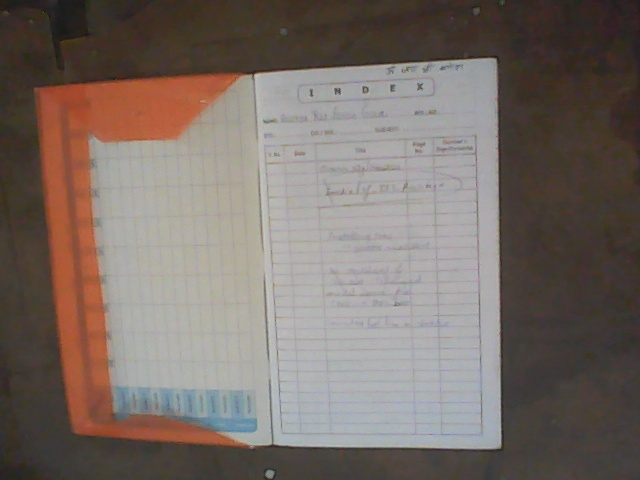
#> input picture img10.jpg, 640 x 480 px, given in place of the camera
$ python main.py
#> lines starting #> are read from the running program, lines starting #| are printed output that depends on the picture; after the words box and inside, x2 and y2 are one past the last pixel; in counts of white or black regions, pixels touching at a corner belong together
#> further down, frame is the input picture: shape (480, 640, 3); mean B, G, R 102.7, 109.2, 120.2
import cv2
from matplotlib import pyplot as plt
import serial
import time
from PIL import Image
import numpy as np

arduino = serial.Serial(port='COM3', baudrate=115200, timeout=.1)

def write2serial(x):
    arduino.write(bytes(x, 'utf-8'))
    time.sleep(0.05)

def readSerial():
    data = arduino.readline()
    return data

def reorder(myPoints):
    myPoints = myPoints.reshape((4,2))
    myPointsNew = np.zeros((4,1,2), dtype = np.int32)
    add = myPoints.sum(1)

    myPointsNew[0] = myPoints[np.argmin(add)]
    myPointsNew[3] = myPoints[np.argmax(add)]
    diff = np.diff(myPoints, axis = 1)
    myPointsNew[1] = myPoints[np.argmin(diff)]
    myPointsNew[2] = myPoints[np.argmax(diff)]

    return myPointsNew

def bubbleSort(arr):

    if arr[0][1] > arr[1][1]:
        arr[0], arr[1] = arr[1], arr[0]
    if arr[1][1] > arr[2][1]:
        arr[1], arr[2] = arr[2], arr[1]
    if arr[2][1] > arr[3][1]:
        arr[2], arr[3] = arr[3], arr[2]

    if arr[0][1] > arr[1][1]:
        arr[0], arr[1] = arr[1], arr[0]
    if arr[1][1] > arr[2][1]:
        arr[1], arr[2] = arr[2], arr[1]

    if arr[0][1] > arr[1][1]:
        arr[0], arr[1] = arr[1], arr[0]

imagelist = []
im = 0

coordinates = -1

def findPage(img):

    global im
    r,c,p = img.shape
#> r = 480; c = 640; p = 3

    #cv2.imshow('image', img)

    #gray = cv2.cvtColor(img,cv2.COLOR_BGR2GRAY)
    #blur = cv2.GaussianBlur(gray,(5,5),0)

    edges = cv2.Canny(img,90,180)          #parameters
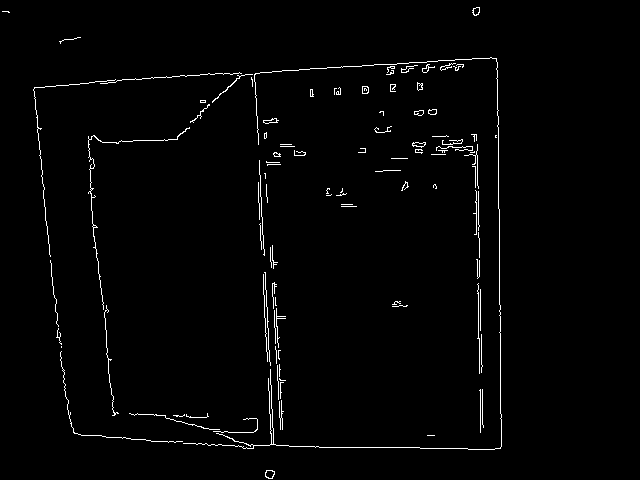
#> edges: shape (480, 640); 1.6% white in thin lines or dots, all inside (x1, y1, x2, y2) = (2, 7, 502, 479)

    edges_dil = cv2.dilate(edges,(4,4), iterations=2)
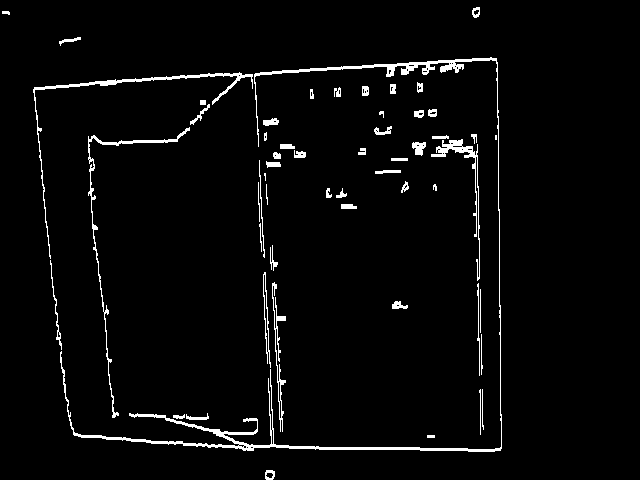
#> edges_dil: shape (480, 640); 3.2% white; 55 white regions (2 under 20 px)

    # [5 lines of commented-out code are left out]

    contours,hi = cv2.findContours(edges_dil,cv2.RETR_LIST,cv2.CHAIN_APPROX_SIMPLE) # see the last argument
#> contours = 104 contours, 60 with area under 20; largest, box (x1, y1, x2, y2) and area: (60, 57, 502, 452) 2251, (33, 72, 253, 259) 624, (88, 127, 190, 418) 420, (431, 139, 480, 281) 375, (272, 282, 286, 432) 198; hi = 104 rows, first 6: [1, -1, -1, -1], [2, 0, -1, -1], [3, 1, -1, -1], [4, 2, -1, -1], [5, 3, -1, -1], [6, 4, -1, -1]

    mx = 0
    X,Y,W,H = 0,0,0,0

    for contour in contours:

        x,y,w,h = cv2.boundingRect(contour)

        if(w*h > mx):

            epsilon = 0.1*cv2.arcLength(contour,True)
            coordinates = cv2.approxPolyDP(contour,epsilon,True)

            if(len(coordinates)!=4):
                continue

            mx = w*h
            X,Y,W,H = x,y,w,h
#> this loop made 104 passes
#> (x, y, w, h, epsilon, coordinates, mx, X) on passes 1, 2, 66, 90: (265, 472, 9, 7, 2.27, [[265, 475], [267, 472], [273, 474], [271, 478]], 63, 265), (265, 470, 10, 10, 3.31, [[266, 470], [265, 478], [272, 479], [274, 471]], 100, 265), (88, 127, 102, 291, 91.47, [[189, 127], [88, 136], [112, 417], [88, 142]], 29682, 88), (33, 72, 220, 187, 93.59, [[252, 74], [34, 87], [50, 258], [35, 89]], 41140, 33)
#> (x, y, w, h, epsilon, coordinates) on passes 10, 18, 20, 21, 22, 23: (186, 413, 23, 7, 5.93, [[208, 416], [186, 414]]), (392, 301, 16, 8, 4.41, [[392, 304], [407, 307], [400, 301]]), (477, 283, 3, 93, 18.79, [[478, 283], [479, 375]]), (272, 282, 14, 150, 55.7, [[274, 282], [282, 431]]), (263, 274, 6, 79, 16.1, [[264, 274], [267, 352]]), (263, 272, 8, 96, 22.12, [[264, 272], [270, 367]])
#> after the loop, H = 187; W = 220; X = 33; Y = 72; epsilon = 329.8; mx = 41140

    '''corners = coordinates.reshape((4,2))

    print(corners)
    print(len(corners))

    bubbleSort(corners)

    if(corners[1][0] < corners[0][0]):
        corners[0], corners[1] = corners[1], corners[0]

    if(corners[3][0] < corners[2][0]):
        corners[2], corners[3] = corners[3], corners[2]

    print("after sorting")

    print(corners)'''

    if mx==0 or len(coordinates)!=4:
        print("unable to generate result for img")
        return -1

    #print(coordinates.shape)

    coordinates = reorder(coordinates)

    pts1 = np.float32(coordinates)
    pts2 = np.float32([[0, 0], [c, 0], [0, r], [c, r]])
    matrix = cv2.getPerspectiveTransform(pts1, pts2)
    imgWarp = cv2.warpPerspective(img, matrix, (c, r))

    #out = img[Y+2:Y+H-2, X+2:X+W-2]
    out = imgWarp
    #res = cv2.rectangle(img,(X,Y),(X+W,Y+H),(0,255,0),1)

    cv2.imshow('res', imgWarp)

    s = '_result_'  + '.jpg'
    cv2.imwrite(s, out)
    im = Image.open(s)
    im = im.convert('RGB')
    imagelist.append(im)

    return 0


if __name__=='__main__':

    cap = cv2.VideoCapture(0)

    while cap.isOpened():

        print("new Frame")

        ret,frame = cap.read()

        cv2.imshow('frame', frame)

        var = findPage(frame)
#> var = -1

        if cv2.waitKey(30) & 0xFF == 27:
#> (key Esc is pressed here)
            break

        if var==-1:
            continue

        x="1"

        write2serial(x)

        print(readSerial)

        time.sleep(35)  # itne time me flipping ho jani chahihye

#> (the run stopped early here; a loop or call above may not have finished)

$ run again, on img11.jpg
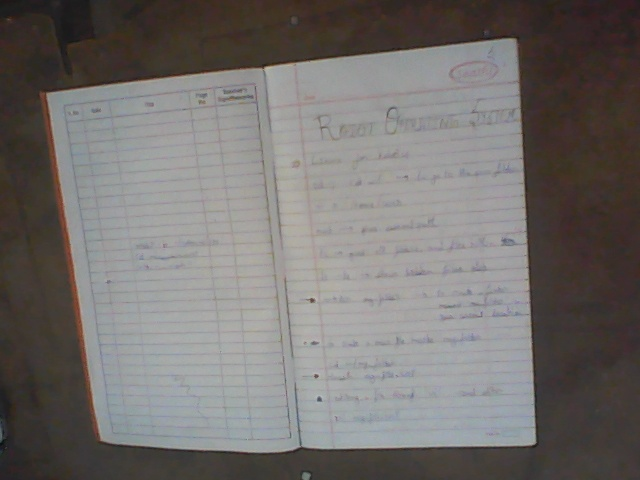
#> input picture img11.jpg, 640 x 480 px, given in place of the camera
#> frame is the input picture: shape (480, 640, 3); mean B, G, R 109.2, 111.5, 115.3
#> in findPage, `edges = cv2.Canny(img,90,180)`:
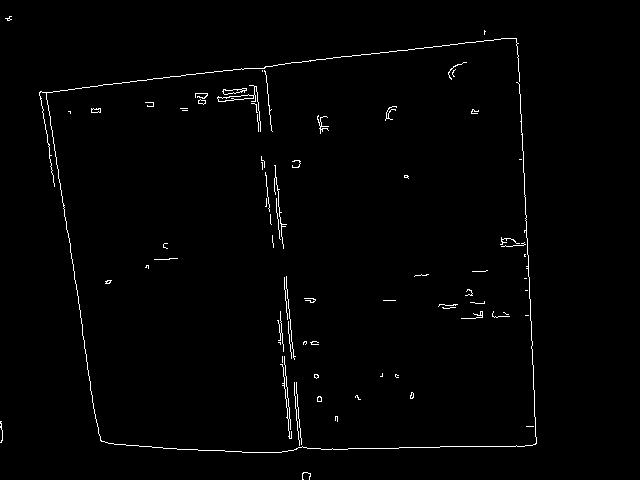
#> edges: shape (480, 640); 1.2% white in thin lines or dots, all inside (x1, y1, x2, y2) = (0, 16, 537, 480)
#> edges_dil: shape (480, 640); 2.4% white; 53 white regions (11 under 20 px)
#> contours = 107 contours, 59 with area under 20; largest, box (x1, y1, x2, y2) and area: (39, 38, 537, 455) 176202, (46, 40, 537, 453) 173968, (217, 85, 261, 134) 480, (280, 356, 292, 441) 188, (500, 237, 526, 249) 167; hi = 107 rows, first 6: [1, -1, -1, -1], [2, 0, -1, -1], [3, 1, -1, -1], [4, 2, -1, -1], [5, 3, -1, -1], [6, 4, -1, -1]
#> the loop in findPage, `for contour in contours: ` made 107 passes
#> (x, y, w, h, epsilon, coordinates, mx, X) on passes 4, 13, 26, 44, 104: (526, 426, 8, 3, 1.8, [[526, 426], [526, 428], [533, 428], [533, 426]], 24, 526), (317, 396, 5, 8, 2.08, [[318, 396], [317, 403], [321, 403], [321, 397]], 40, 317), (310, 341, 9, 6, 2.42, [[310, 342], [311, 346], [318, 346], [318, 342]], 54, 310), (465, 289, 8, 9, 4.1, [[467, 289], [471, 294], [465, 297], [472, 297]], 72, 465), (46, 40, 491, 413, 203.6, [[516, 41], [534, 444], [100, 439], [47, 94]], 202783, 46)
#> after the loop in findPage, `for contour in contours:`: H = 417; W = 498; X = 39; Y = 38; epsilon = 195; mx = 207666
#> myPoints = [[516, 38], [40, 91], [100, 442], [535, 446]]
#> add = [554, 131, 542, 981]
#> diff = [-478, 51, 342, -89]
#> in findPage, `coordinates = reorder(coordinates)`: coordinates = [[40, 91], [516, 38], [100, 442], [535, 446]]
#> matrix = [[1.51, -0.258, -36.94], [0.134, 1.2, -114.6], [0.000304, -0.000308, 1]]
#> in findPage, `imgWarp = cv2.warpPerspective(img, matrix, (c, r))`:
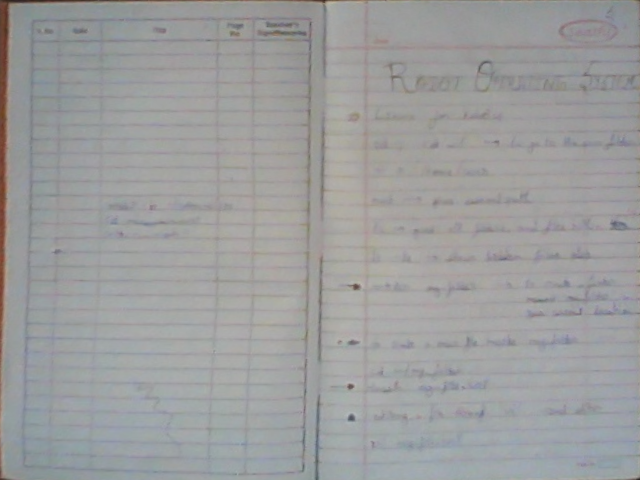
#> imgWarp: shape (480, 640, 3); mean B, G, R 157.4, 157.1, 156.5
#> var = 0

$ run again, on img12.jpg
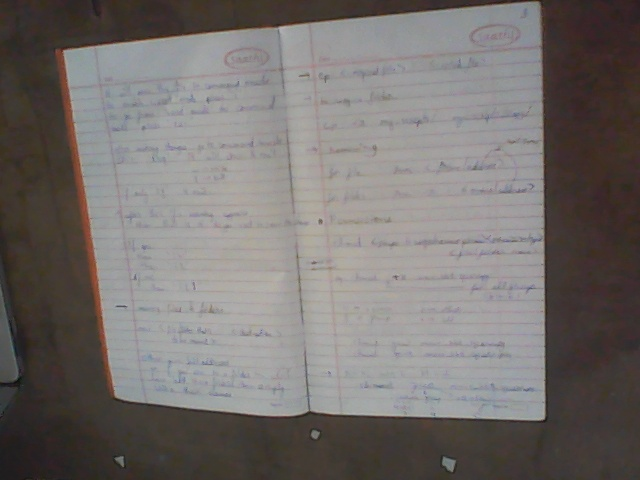
#> input picture img12.jpg, 640 x 480 px, given in place of the camera
#> frame is the input picture: shape (480, 640, 3); mean B, G, R 109.8, 112.2, 117.1
#> in findPage, `edges = cv2.Canny(img,90,180)`:
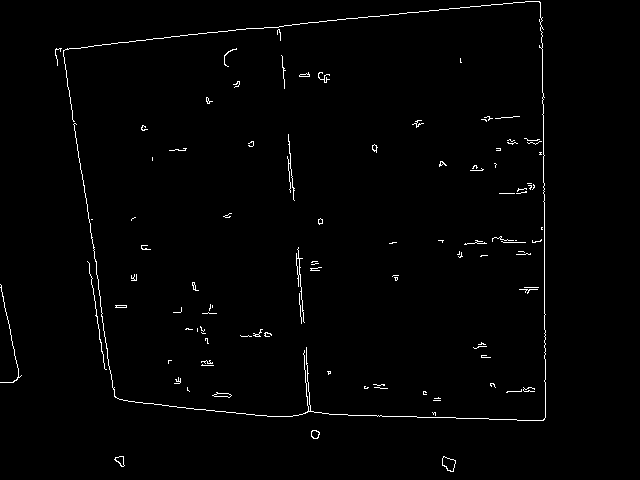
#> edges: shape (480, 640); 1.3% white in thin lines or dots, all inside (x1, y1, x2, y2) = (0, 1, 546, 472)
#> edges_dil: shape (480, 640); 2.6% white; 80 white regions (13 under 20 px)
#> contours = 116 contours, 57 with area under 20; largest, box (x1, y1, x2, y2) and area: (63, 1, 546, 423) 178604, (63, 3, 546, 421) 176436, (442, 456, 456, 474) 156, (492, 236, 526, 245) 101, (442, 458, 456, 472) 98; hi = 116 rows, first 6: [1, -1, -1, -1], [2, 0, -1, -1], [3, 1, -1, -1], [4, 2, -1, -1], [5, 3, -1, -1], [6, 4, -1, -1]
#> the loop in findPage, `for contour in contours: ` made 116 passes
#> (x, y, w, h, epsilon, coordinates, mx, X) on passes 1, 3, 115, 116: (442, 458, 14, 14, 4.32, [[444, 458], [455, 463], [452, 471], [442, 464]], 196, 442), (442, 456, 14, 18, 5.36, [[443, 456], [442, 467], [453, 473], [455, 460]], 252, 442), (63, 3, 483, 418, 199, [[540, 5], [542, 420], [114, 395], [65, 51]], 201894, 63), (63, 1, 483, 422, 174.6, [[540, 2], [63, 50], [114, 398], [543, 422]], 203826, 63)
#> after the loop in findPage, `for contour in contours:`: H = 422; W = 483; X = 63; Y = 1; epsilon = 174.6; mx = 203826
#> myPoints = [[540, 2], [63, 50], [114, 398], [543, 422]]
#> add = [542, 113, 512, 965]
#> diff = [-538, -13, 284, -121]
#> in findPage, `coordinates = reorder(coordinates)`: coordinates = [[63, 50], [540, 2], [114, 398], [543, 422]]
#> matrix = [[1.62, -0.238, -90.32], [0.124, 1.23, -69.4], [0.000422, -0.000356, 1]]
#> in findPage, `imgWarp = cv2.warpPerspective(img, matrix, (c, r))`:
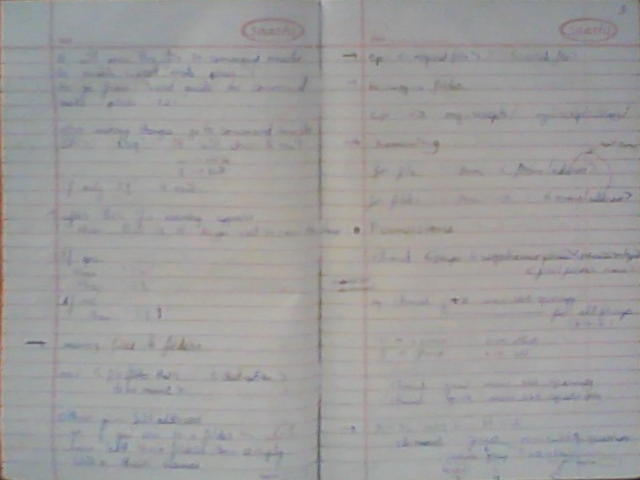
#> imgWarp: shape (480, 640, 3); mean B, G, R 156.6, 156.7, 157.8
#> var = 0

$ run again, on img13.jpg
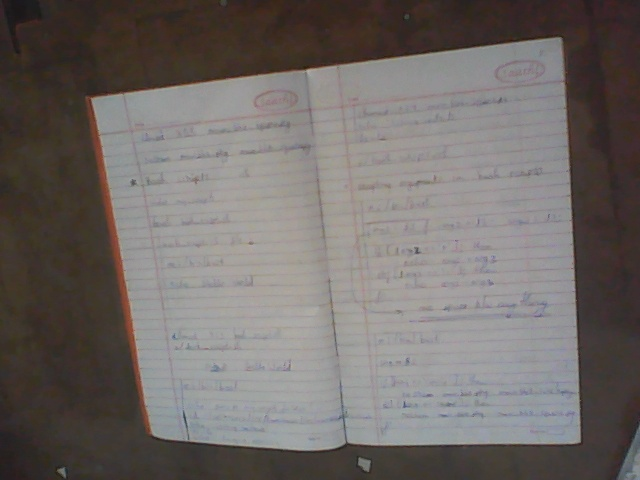
#> input picture img13.jpg, 640 x 480 px, given in place of the camera
#> frame is the input picture: shape (480, 640, 3); mean B, G, R 103.3, 106.2, 112
#> in findPage, `edges = cv2.Canny(img,90,180)`:
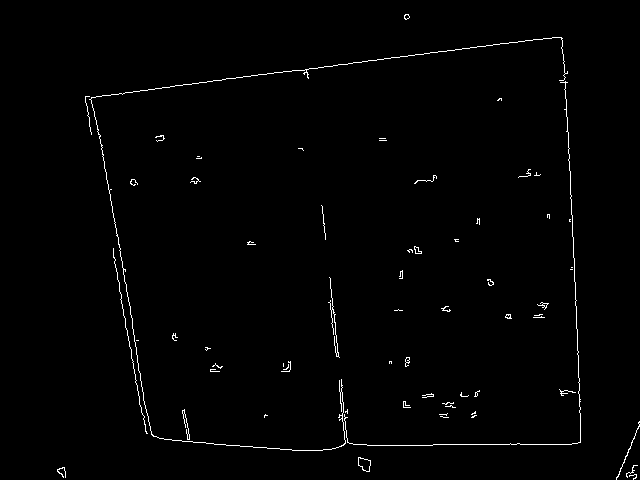
#> edges: shape (480, 640); 1.1% white in thin lines or dots, all inside (x1, y1, x2, y2) = (57, 14, 640, 480)
#> edges_dil: shape (480, 640); 2.2% white; 49 white regions (7 under 20 px)
#> contours = 87 contours, 50 with area under 20; largest, box (x1, y1, x2, y2) and area: (85, 37, 581, 453) 172602, (91, 39, 581, 451) 170232, (328, 277, 340, 360) 168, (358, 457, 371, 474) 143, (358, 459, 371, 472) 90; hi = 87 rows, first 6: [1, -1, -1, -1], [2, 0, -1, -1], [3, 1, -1, -1], [4, 2, -1, -1], [5, 3, -1, -1], [6, 4, -1, -1]
#> the loop in findPage, `for contour in contours: ` made 87 passes
#> (x, y, w, h, epsilon, coordinates, mx, X) on passes 1, 5, 84, 85: (633, 476, 3, 3, 0.566, [[633, 477], [634, 476], [635, 477], [634, 478]], 9, 633), (358, 457, 13, 17, 5.13, [[358, 457], [358, 467], [369, 473], [370, 460]], 221, 358), (91, 39, 490, 412, 201.5, [[561, 40], [579, 442], [151, 433], [92, 99]], 201880, 91), (85, 37, 496, 416, 184, [[562, 38], [85, 96], [151, 436], [580, 444]], 206336, 85)
#> after the loop in findPage, `for contour in contours:`: H = 416; W = 496; X = 85; Y = 37; epsilon = 184; mx = 206336
#> myPoints = [[562, 38], [85, 96], [151, 436], [580, 444]]
#> add = [600, 181, 587, 1024]
#> diff = [-524, 11, 285, -136]
#> in findPage, `coordinates = reorder(coordinates)`: coordinates = [[85, 96], [562, 38], [151, 436], [580, 444]]
#> matrix = [[1.56, -0.303, -103.6], [0.149, 1.23, -130.4], [0.000365, -0.000381, 1]]
#> in findPage, `imgWarp = cv2.warpPerspective(img, matrix, (c, r))`:
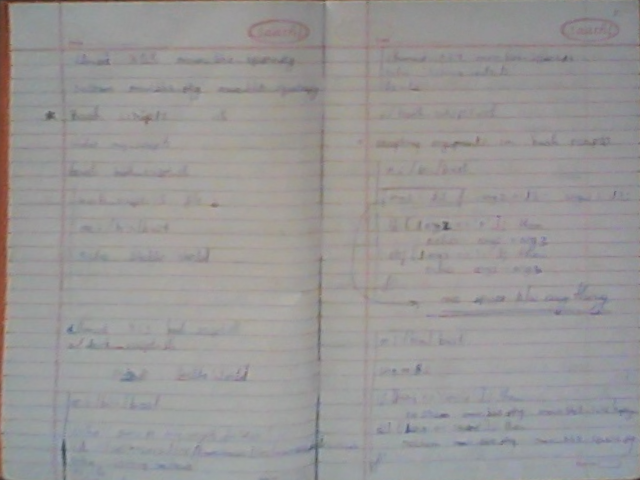
#> imgWarp: shape (480, 640, 3); mean B, G, R 150.6, 151, 153.1
#> var = 0
